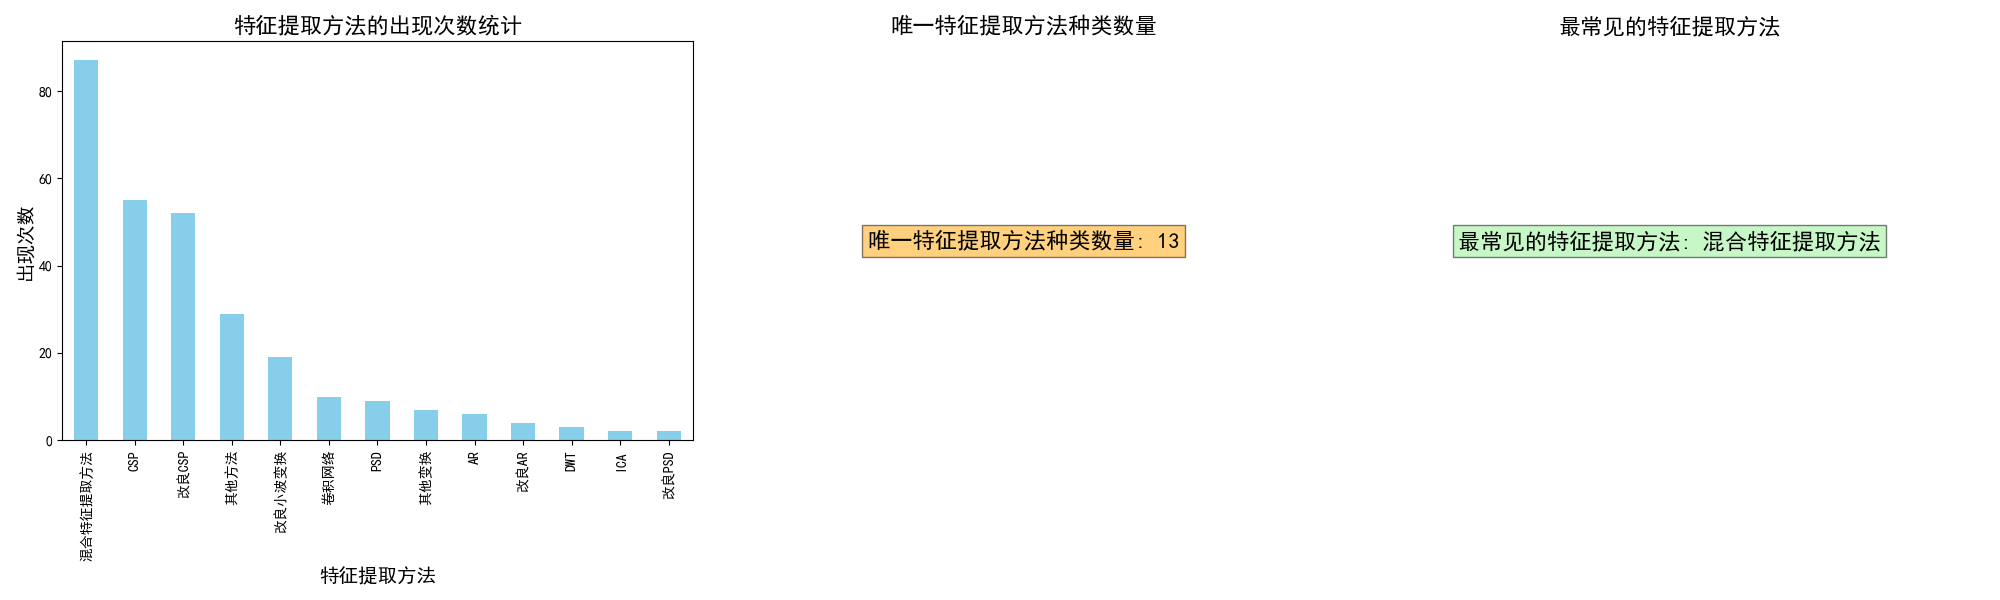

This figure's Python source:
import pandas as pd
import matplotlib.pyplot as plt
import matplotlib.font_manager as fm

# 设置中文字体
plt.rcParams['font.sans-serif'] = ['SimHei']  # 使用黑体
plt.rcParams['axes.unicode_minus'] = False  # 解决负号显示问题

# 读取CSV文件
csv_file = r'C:\Users\dengyufeng\Desktop\cjh-mate分析\数据预处理版本二分类数据信息.csv'
df = pd.read_csv(csv_file)

# 统计每种特征提取方法的出现次数
method_counts = df['特征提取方法'].value_counts()

# 统计“特征提取方法”列中的唯一值数量
unique_method_count = df['特征提取方法'].nunique()

# 找出最常见的特征提取方法
most_common_method = df['特征提取方法'].mode()[0]

# 创建一个包含三个子图的图表
fig, axes = plt.subplots(1, 3, figsize=(20, 6))

# 1. 绘制出现次数的柱状图
method_counts.plot(kind='bar', color='skyblue', ax=axes[0])
axes[0].set_title('特征提取方法的出现次数统计', fontsize=16)
axes[0].set_xlabel('特征提取方法', fontsize=14)
axes[0].set_ylabel('出现次数', fontsize=14)

# 2. 绘制唯一值数量图
axes[1].text(0.5, 0.5, f'唯一特征提取方法种类数量: {unique_method_count}',
             fontsize=16, ha='center', va='center', bbox=dict(facecolor='orange', alpha=0.5))
axes[1].set_title('唯一特征提取方法种类数量', fontsize=16)
axes[1].axis('off')  # 关闭坐标轴

# 3. 绘制最常见的特征提取方法图
axes[2].text(0.5, 0.5, f'最常见的特征提取方法: {most_common_method}',
             fontsize=16, ha='center', va='center', bbox=dict(facecolor='lightgreen', alpha=0.5))
axes[2].set_title('最常见的特征提取方法', fontsize=16)
axes[2].axis('off')  # 关闭坐标轴

# 调整布局
plt.tight_layout()

# 保存集成图
output_image = r'C:\Users\dengyufeng\Desktop\cjh-mate分析\2.特征提取的方法的统计分析\集成图.png'
plt.savefig(output_image)
plt.close()  # 关闭图表

print(f"集成图已保存到指定路径：\n{output_image}")